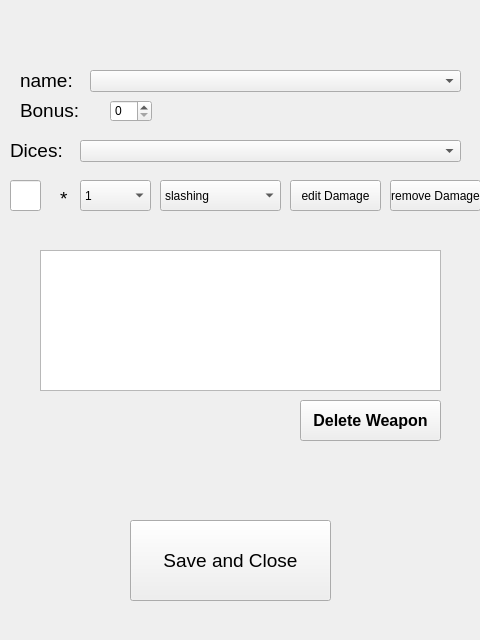
<?xml version="1.0" encoding="UTF-8"?>
<ui version="4.0">
 <class>wepEdit</class>
 <widget class="QWidget" name="wepEdit">
  <property name="geometry">
   <rect>
    <x>0</x>
    <y>0</y>
    <width>480</width>
    <height>640</height>
   </rect>
  </property>
  <property name="windowTitle">
   <string>Form</string>
  </property>
  <widget class="QPushButton" name="confirm">
   <property name="geometry">
    <rect>
     <x>130</x>
     <y>520</y>
     <width>201</width>
     <height>81</height>
    </rect>
   </property>
   <property name="font">
    <font>
     <pointsize>14</pointsize>
    </font>
   </property>
   <property name="text">
    <string>Save and Close</string>
   </property>
  </widget>
  <widget class="QLabel" name="label_2">
   <property name="geometry">
    <rect>
     <x>20</x>
     <y>100</y>
     <width>71</width>
     <height>21</height>
    </rect>
   </property>
   <property name="font">
    <font>
     <pointsize>14</pointsize>
    </font>
   </property>
   <property name="text">
    <string>Bonus:</string>
   </property>
  </widget>
  <widget class="QComboBox" name="damage">
   <property name="geometry">
    <rect>
     <x>160</x>
     <y>180</y>
     <width>121</width>
     <height>31</height>
    </rect>
   </property>
   <item>
    <property name="text">
     <string>slashing</string>
    </property>
   </item>
   <item>
    <property name="text">
     <string>piercing</string>
    </property>
   </item>
   <item>
    <property name="text">
     <string>bludgeoning</string>
    </property>
   </item>
   <item>
    <property name="text">
     <string>force</string>
    </property>
   </item>
   <item>
    <property name="text">
     <string>cold</string>
    </property>
   </item>
   <item>
    <property name="text">
     <string>fire</string>
    </property>
   </item>
   <item>
    <property name="text">
     <string>necrotic</string>
    </property>
   </item>
   <item>
    <property name="text">
     <string>radiant</string>
    </property>
   </item>
   <item>
    <property name="text">
     <string>psychic</string>
    </property>
   </item>
   <item>
    <property name="text">
     <string>lightning</string>
    </property>
   </item>
   <item>
    <property name="text">
     <string>thunder</string>
    </property>
   </item>
   <item>
    <property name="text">
     <string>acid</string>
    </property>
   </item>
   <item>
    <property name="text">
     <string>poison</string>
    </property>
   </item>
  </widget>
  <widget class="QLabel" name="label">
   <property name="geometry">
    <rect>
     <x>20</x>
     <y>70</y>
     <width>71</width>
     <height>21</height>
    </rect>
   </property>
   <property name="font">
    <font>
     <pointsize>14</pointsize>
    </font>
   </property>
   <property name="text">
    <string>name:</string>
   </property>
  </widget>
  <widget class="QTextBrowser" name="fOut">
   <property name="geometry">
    <rect>
     <x>40</x>
     <y>250</y>
     <width>401</width>
     <height>141</height>
    </rect>
   </property>
  </widget>
  <widget class="QSpinBox" name="bonus">
   <property name="geometry">
    <rect>
     <x>110</x>
     <y>100</y>
     <width>42</width>
     <height>22</height>
    </rect>
   </property>
  </widget>
  <widget class="QComboBox" name="dice">
   <property name="geometry">
    <rect>
     <x>80</x>
     <y>180</y>
     <width>71</width>
     <height>31</height>
    </rect>
   </property>
   <item>
    <property name="text">
     <string>1</string>
    </property>
   </item>
   <item>
    <property name="text">
     <string>d4</string>
    </property>
   </item>
   <item>
    <property name="text">
     <string>d6</string>
    </property>
   </item>
   <item>
    <property name="text">
     <string>d8</string>
    </property>
   </item>
   <item>
    <property name="text">
     <string>d10</string>
    </property>
   </item>
   <item>
    <property name="text">
     <string>d12</string>
    </property>
   </item>
   <item>
    <property name="text">
     <string>d20</string>
    </property>
   </item>
  </widget>
  <widget class="QLabel" name="times">
   <property name="geometry">
    <rect>
     <x>60</x>
     <y>190</y>
     <width>16</width>
     <height>16</height>
    </rect>
   </property>
   <property name="font">
    <font>
     <pointsize>14</pointsize>
    </font>
   </property>
   <property name="text">
    <string>*</string>
   </property>
  </widget>
  <widget class="QPushButton" name="editDamage">
   <property name="geometry">
    <rect>
     <x>290</x>
     <y>180</y>
     <width>91</width>
     <height>31</height>
    </rect>
   </property>
   <property name="text">
    <string>edit Damage</string>
   </property>
  </widget>
  <widget class="QLineEdit" name="ndice">
   <property name="geometry">
    <rect>
     <x>10</x>
     <y>180</y>
     <width>31</width>
     <height>31</height>
    </rect>
   </property>
  </widget>
  <widget class="QComboBox" name="weaponbox">
   <property name="geometry">
    <rect>
     <x>90</x>
     <y>70</y>
     <width>371</width>
     <height>22</height>
    </rect>
   </property>
  </widget>
  <widget class="QLabel" name="label_3">
   <property name="geometry">
    <rect>
     <x>10</x>
     <y>140</y>
     <width>71</width>
     <height>21</height>
    </rect>
   </property>
   <property name="font">
    <font>
     <pointsize>14</pointsize>
    </font>
   </property>
   <property name="text">
    <string>Dices:</string>
   </property>
  </widget>
  <widget class="QComboBox" name="DD">
   <property name="geometry">
    <rect>
     <x>80</x>
     <y>140</y>
     <width>381</width>
     <height>22</height>
    </rect>
   </property>
  </widget>
  <widget class="QPushButton" name="editDamage_2">
   <property name="geometry">
    <rect>
     <x>390</x>
     <y>180</y>
     <width>91</width>
     <height>31</height>
    </rect>
   </property>
   <property name="text">
    <string>remove Damage</string>
   </property>
  </widget>
  <widget class="QPushButton" name="delWep">
   <property name="geometry">
    <rect>
     <x>300</x>
     <y>400</y>
     <width>141</width>
     <height>41</height>
    </rect>
   </property>
   <property name="font">
    <font>
     <pointsize>12</pointsize>
     <weight>75</weight>
     <bold>true</bold>
    </font>
   </property>
   <property name="text">
    <string>Delete Weapon</string>
   </property>
  </widget>
 </widget>
 <resources/>
 <connections/>
</ui>
